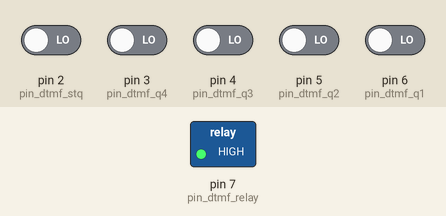
This sketch was run on a simulated Arduino Uno, built with avr-gcc and run on an emulated ATmega328P. Parts: switched loads named in the sketch (green lamp = pin HIGH). Inputs (shaded band) come from the test bench; at power-on: pin 2 (pin_dtmf_stq), pin 3 (pin_dtmf_q4), pin 4 (pin_dtmf_q3), pin 5 (pin_dtmf_q2), pin 6 (pin_dtmf_q1) LOW. What the sketch prints to the serial monitor is not drawn.

Above: at 1.4 s.
1.5 s: pin 2 (pin_dtmf_stq) driven HIGH
3.2 s: pin 3 (pin_dtmf_q4) driven HIGH
5.3 s: pin 4 (pin_dtmf_q3) driven HIGH
7.4 s: pin 5 (pin_dtmf_q2) driven HIGH
9.5 s: pin 6 (pin_dtmf_q1) driven HIGH
11.6 s: pin 2 (pin_dtmf_stq) driven LOW
At 12.0 s:
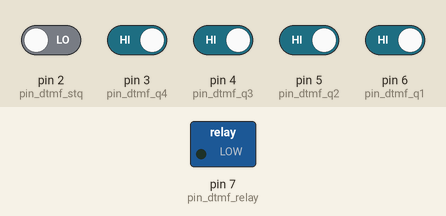
Timing chart, 0 to 14.6 s (numbered marks = the images above; inputs shaded):
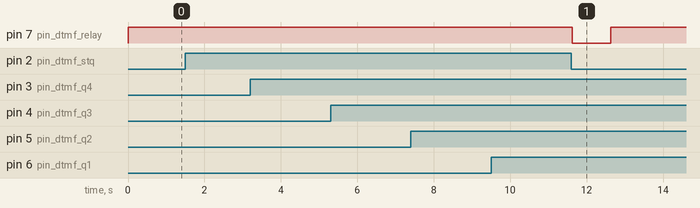

The sketch:

big_joystick_dtmf.ino
```cpp
// Arduino USB Joystick HID demo
// Author: Darran Hunt
// Released into the public domain.
// Mod Jaime Jose Gavin Sierra
// EA1HLX
// DTMF MT8870 pin to gamepad buttons
// Arduino Uno R3 ATMEGA328 with ATMEGA 16u2 burn flip firmware big joystick
//  time_out_relay (Maximo tiempo de PTT activo en ms)
//  time_silence (Maximo tiempo de deteccion de silencio en ms)
//  time_delay (tiempo unidad principal de ms en espera)
//--------------------------------------------------------------------
//Usar use_relay_trigger_low o use_relay_trigger_high (no los 2 al mismo tiempo)
//Para activar rele por logica negada o no
#define use_relay_trigger_low
//#define use_relay_trigger_high

#define pin_dtmf_stq 2
#define pin_dtmf_q4 3
#define pin_dtmf_q3 4
#define pin_dtmf_q2 5
#define pin_dtmf_q1 6
#define pin_dtmf_relay 7

//Delay milliseconds
#define time_delay 100
//Maximo tiempo rele activo Timeout milisegundos 120 segundos (2 minutos) * 1000 ms = 120000 ms
#define time_out_relay 120000
//Tiempo maximo de silencio milisegundos 1 segundo 1000 ms
#define time_silence 1000

//stq 3
//Q3 5
//Q3 6
//Q2 9
//Q1 10
#define pad_stq 2 //Le restamos 1
#define pad_q4 4
#define pad_q3 5
#define pad_q2 8
#define pad_q1 9
#define pad_switchFlip 10 //boton flipflop pulsado para activar navegador
#define pad_relay 11 //boton indicando rele

byte stq,q4,q3,q2,q1;
bool switchFlip = false;
byte cont_switchFlip=0;
bool activarRelay = false;
bool DTMFactivo = false;
bool activarRelayNextCycle = false;
unsigned long relay_cont_time=0;
unsigned long silencio_cont_time=0;

#undef DEBUG

#define NUM_BUTTONS	40
#define NUM_AXES	8	       // 8 axes, X, Y, Z, etc

typedef struct joyReport_t {
    int16_t axis[NUM_AXES];
    uint8_t button[(NUM_BUTTONS+7)/8]; // 8 buttons per byte
} joyReport_t;

joyReport_t joyReport;


void setup(void);
void loop(void);
void setButton(joyReport_t *joy, uint8_t button);
void clearButton(joyReport_t *joy, uint8_t button);
void sendJoyReport(joyReport_t *report);
void DesactivarPTT();


void setup()
{
    pinMode(pin_dtmf_stq, INPUT);
    pinMode(pin_dtmf_q4, INPUT);
    pinMode(pin_dtmf_q3, INPUT);
    pinMode(pin_dtmf_q2, INPUT);
    pinMode(pin_dtmf_q1, INPUT);
    pinMode(pin_dtmf_relay, OUTPUT);

    #ifdef use_relay_trigger_low
     digitalWrite(pin_dtmf_relay,HIGH); //Dejar bajo
    #endif
    #ifdef use_relay_trigger_high
     digitalWrite(pin_dtmf_relay,LOW); //Dejar bajo
    #endif

    Serial.begin(115200);
    delay(200);

    for (uint8_t ind=0; ind<8; ind++)
    {
	   joyReport.axis[ind] = ind*1000;
    }
    for (uint8_t ind=0; ind<sizeof(joyReport.button); ind++) {
        joyReport.button[ind] = 0;
    }
}

// Send an HID report to the USB interface
void sendJoyReport(struct joyReport_t *report)
{
#ifndef DEBUG
    Serial.write((uint8_t *)report, sizeof(joyReport_t));
#else
    // dump human readable output for debugging
    for (uint8_t ind=0; ind<NUM_AXES; ind++) {
	Serial.print("axis[");
	Serial.print(ind);
	Serial.print("]= ");
	Serial.print(report->axis[ind]);
	Serial.print(" ");
    }
    Serial.println();
    for (uint8_t ind=0; ind<NUM_BUTTONS/8; ind++) {
	Serial.print("button[");
	Serial.print(ind);
	Serial.print("]= ");
	Serial.print(report->button[ind], HEX);
	Serial.print(" ");
    }
    Serial.println();
#endif
}

// turn a button on
void setButton(joyReport_t *joy, uint8_t button)
{
    uint8_t index = button/8;
    uint8_t bit = button - 8*index;

    joy->button[index] |= 1 << bit;
}

// turn a button off
void clearButton(joyReport_t *joy, uint8_t button)
{
    uint8_t index = button/8;
    uint8_t bit = button - 8*index;

    joy->button[index] &= ~(1 << bit);
}

//uint8_t button=0;	// current button
//bool press = true;	// turn buttons on?

/* Turn each button on in sequence 1 - 40, then off 1 - 40
 * add values to each axis each loop
 */
//byte i=0;


void DesactivarPTT()
{
 activarRelayNextCycle = false;
 silencio_cont_time = 0;
 relay_cont_time = 0;
 activarRelay = false;
 #ifdef use_relay_trigger_low
  digitalWrite(pin_dtmf_relay, HIGH); //Desactivar Rele
 #endif
 #ifdef use_relay_trigger_high
  digitalWrite(pin_dtmf_relay, LOW); //Desactivar Rele
 #endif
 clearButton(&joyReport, pad_relay);
}

//Activa Rele cuando no se escuche ningun tono C
void ActivarPTT()
{
 activarRelayNextCycle = false;
 #ifdef use_relay_trigger_low
  digitalWrite(pin_dtmf_relay, LOW); //Activar Rele
 #endif
 #ifdef use_relay_trigger_high
  digitalWrite(pin_dtmf_relay, HIGH); //Activar Rele
 #endif
 setButton(&joyReport, pad_relay);
}

void loop()
{
    // Turn on a different button each time
/*    if (press) {
	setButton(&joyReport, button);
    } else {
	clearButton(&joyReport, button);
    }*/

    // Move all of the axes
    //Fuerzo a mover para que oblique a pulsar y asi lo detecta el navegador en HTML5
    //for (uint8_t ind=0; ind<8; ind++)
    //{
    //	joyReport.axis[ind]++;
    //  if (joyReport.axis[ind] > 200)
    //   joyReport.axis[ind] = 0;
    //}

    //setButton(&joyReport, pad_stq);
    //setButton(&joyReport, pad_q4);
    //setButton(&joyReport, pad_q3);
    //setButton(&joyReport, pad_q2);
    //setButton(&joyReport, pad_q1);

    cont_switchFlip ++;
    if (cont_switchFlip % 10 == 0)
    {
     cont_switchFlip = 0;
     switchFlip = !switchFlip;
    }
    if (switchFlip == true)
     setButton(&joyReport, pad_switchFlip);
    else
     clearButton(&joyReport, pad_switchFlip);

    q4 = digitalRead(pin_dtmf_q4);
    if (q4 == HIGH)
     setButton(&joyReport, pad_q4);
    else
     clearButton(&joyReport, pad_q4);

    q3 = digitalRead(pin_dtmf_q3);
    if (q3 == HIGH)
     setButton(&joyReport, pad_q3);
    else
     clearButton(&joyReport, pad_q3);

    q2 = digitalRead(pin_dtmf_q2);
    if (q2 == HIGH)
     setButton(&joyReport, pad_q2);
    else
     clearButton(&joyReport, pad_q2);

    q1 = digitalRead(pin_dtmf_q1);
    if (q1 == HIGH)
     setButton(&joyReport, pad_q1);
    else
     clearButton(&joyReport, pad_q1);

    stq = digitalRead(pin_dtmf_stq);
    if (stq == HIGH)
     setButton(&joyReport, pad_stq);
    else
     clearButton(&joyReport, pad_stq);


    //DTMF C es 15 1111
    if (q1 == HIGH && q2 == HIGH && q3 == HIGH && q4 == HIGH && stq == HIGH)
    {
     activarRelay = true;
     relay_cont_time = 0;
    }
    else
    {
     if (activarRelayNextCycle == true)
     {
      if (
          (stq == LOW)
          ||
          (stq == HIGH && !(q1 == HIGH && q2 == HIGH && q3 == HIGH && q4 == HIGH))
         )
      ActivarPTT(); //Activar PTT cuando no se envie ningun tono C
     }
    }

    DTMFactivo = (stq == HIGH)?true:false;

    if (activarRelay == true)
    {
     relay_cont_time ++;
     activarRelayNextCycle = true;
     if ((relay_cont_time * time_delay) > time_out_relay)
     {
      DesactivarPTT();
     }
     else
     {
      if (DTMFactivo == false)
      {
       silencio_cont_time ++;
       if ((silencio_cont_time * time_delay) > time_silence)
       {
        DesactivarPTT();
       }
      }
      else
      {
        silencio_cont_time = 0; //reseteamos silencio
      }
     }
    }
    else
    {
     DesactivarPTT();
    }


    sendJoyReport(&joyReport);
    delay(time_delay);
}
```

Measured:
- after the input at 1.5 s, every drawn part: stays the same
- after the input at 3.2 s, every drawn part: stays the same
- after the input at 5.3 s, every drawn part: stays the same
- after the input at 7.4 s, every drawn part: stays the same
- after the input at 9.5 s, every drawn part: stays the same
- after the input at 11.6 s, pin 7 (pin_dtmf_relay): HIGH → LOW at once, → HIGH 1.0 s later
